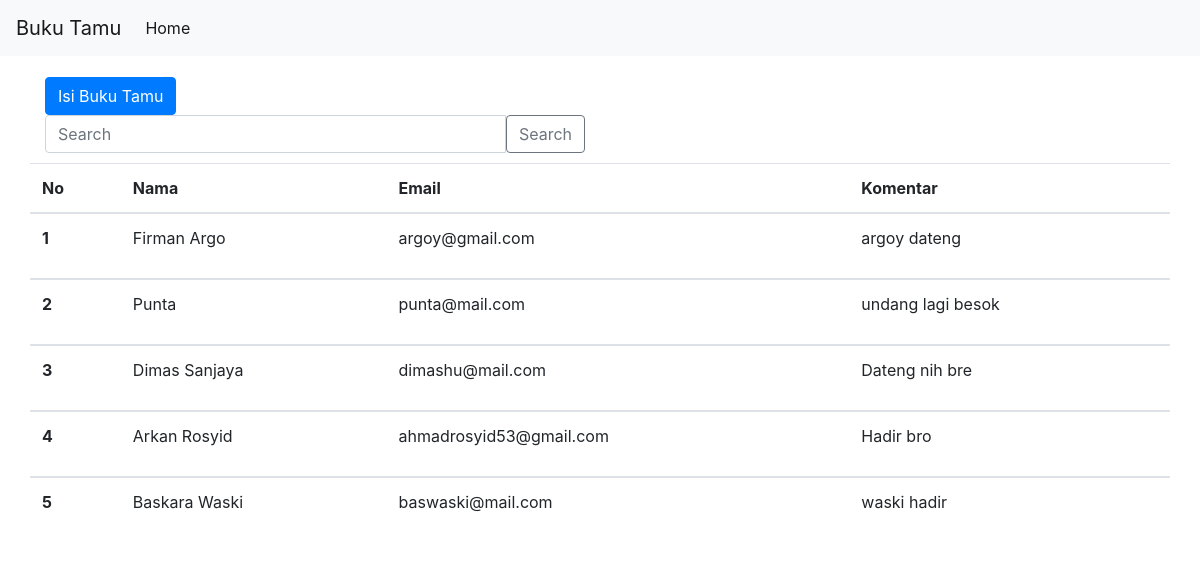
The page /public on the database its author committed.
### tables this page shows
CREATE TABLE `bukutamu` (
  `id` int(11) NOT NULL,
  `nama` varchar(100) NOT NULL,
  `email` varchar(100) NOT NULL,
  `komentar` varchar(300) NOT NULL
);

### app/core/Controller.php (called while the page is built, shortened)
<?php
class Controller {
    public function view($view, $data =[])
    {
        require_once '../app/views/'. $view. '.php';
    }
    public function model($model)
    {
        return new $model;
    }
}

### app/controllers/Home.php (called while the page is built, shortened)
<?php
class Home extends Controller {
    public function index(){
        $data['judul'] = 'Buku Tamu';
        $data['tamu'] = $this->model ('Tamu_model')-> getAllTamu();
        $this -> view ('template/header' , $data);
        $this -> view('home/index', $data);
        $this -> view ('template/footer');
    }
}

### app/core/App.php (called while the page is built, shortened)
<?php
class App {
    protected $method = 'index';
    protected $params = [] ;
    public function __construct() {
        $this ->controller = new $this -> controller;
        call_user_func_array([$this->controller, $this->method], $this->params);
    }
}

### public/index.php (called while the page is built, shortened)
<?php
$app = new App;

### app/core/Database.php (called while the page is built, shortened)
<?php
    class Database {
        private $host = DB_HOST;
        private $user = DB_USER;
        private $pass = DB_PASS;
        private $db_name = DB_NAME;
        private $dbh;
        private $stmt;
        public function __construct () {
            $dsn = 'mysql:host='.$this->host.'; dbname='. $this->db_name;
            $option =[
                PDO::ATTR_PERSISTENT => true,
                PDO::ATTR_ERRMODE => PDO::ERRMODE_EXCEPTION
            ];
            try {
                $this -> dbh = new PDO($dsn, $this->user, $this->pass, $option);
            }
            catch(PDOException $e) {
                die($e->getMessage());
            }
        }
        public function Query($query){
            $this->stmt = $this->dbh-> prepare($query);
        }
        public function execute()
        {
            $this->stmt->execute();
        }
        public function resultSet()
        {
            $this->execute();
            return $this->stmt->fetchAll(PDO::FETCH_ASSOC);
        }
    }

### app/models/Tamu_model.php (called while the page is built, shortened)
<?php
    Class Tamu_model{
        private $table = 'bukutamu';
        private $db;
        public function __construct(){
            $this->db = new Database;
        }
        public function getAllTamu(){
            $this->db->Query('SELECT * FROM ' . $this->table);
            return $this -> db -> resultSet();
        }
    }

### app/views/home/index.php (the view, shortened to what this page needs)
<div class="container-fluid">
                <div class="container mt-3" style="padding-top : 5px;">
                <div class="row">
                 <div class="col-lg-6">
                 <div class="button " style="padding= 10px;" >
                        <button type="button" class="btn btn-primary isiData " data-toggle="modal" data-target="#tambah">
                            Isi Buku Tamu
                        </button>
                    </div>
                <form action="<?= BASEURL;?>public/home/cari" method="post">
                    <div class="input-group ">
                            <input type="text" class="form-control" placeholder="Search" aria-label="Search" aria-describedby="button-addon2" name="keyword" id="keyword">
                            <button class="btn btn-outline-secondary" type="submit" id="button-addon2">Search</button>
                        </div>
                </form>
                    </div>
                    <table class="table" style="margin-top : 10px;">
                    <thead>
                        <tr>
                        <th scope="col">No</th>
                        <th scope="col">Nama</th>
                        <th scope="col">Email</th>
                        <th scope="col">Komentar</th>
                        </tr>
                    </thead>
                    <tbody>
                    <?php
                        $i=1;
                    foreach($data['tamu'] as $tamu) : ?>
                        <tr>
                        <th scope="row"><?= $i?></th>
                        <td><?= $tamu['nama']?></td>
                        <td><?= $tamu['email']?></td>
                        <td><p style="  word-break: break-all;">
                        <?= $tamu['komentar']?>
                        </p>
                            </td>
                        </tr>
                    </tbody>
                    <?php
                    $i++;
                    endforeach;
                ?>
                    </table>
                </div>
            </div>
    </div>

### app/views/template/header.php (shortened to what this page needs)
<!doctype html>
<html lang="en">
  <head>
    <link rel="stylesheet" href="https://stackpath.bootstrapcdn.com/bootstrap/4.3.1/css/bootstrap.min.css">
    <link rel="stylesheet" href="<?= BASEURL;?>/public/css/style.css">
</head>
  <body>
  <nav class="navbar navbar-expand-lg navbar-light bg-light">
  <a class="navbar-brand" href="<?=BASEURL;?>public/">Buku Tamu</a>
  <div class="collapse navbar-collapse" id="navbarNav">
    <ul class="navbar-nav">
      <li class="nav-item active">
        <a class="nav-link" href="<?=BASEURL;?>public/">Home <span class="sr-only">(current)</span></a>
      </li>
    </ul>
  </div>
</nav>

### app/views/template/footer.php (shortened to what this page needs)
    </body>
</html>

### rows shown on the page
bukutamu: nama "Firman Argo", email "argoy@gmail.com", komentar "argoy dateng"
bukutamu: nama "Punta", email "punta@mail.com", komentar "undang lagi besok"
bukutamu: nama "Dimas Sanjaya", email "dimashu@mail.com", komentar "Dateng nih bre"
bukutamu: nama "Arkan Rosyid", email "ahmadrosyid53@gmail.com", komentar "Hadir bro"
bukutamu: nama "Baskara Waski", email "baswaski@mail.com", komentar "waski hadir"
